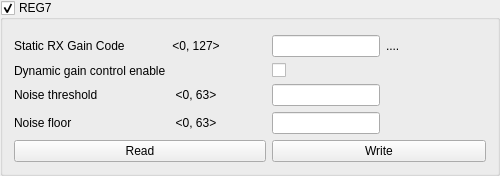
        <widget class="CustomControls::FoldingBox" name="grREG7">
         <property name="title">
          <string>REG7</string>
         </property>
         <property name="checkable">
          <bool>true</bool>
         </property>
         <layout class="QGridLayout" name="gridLayout_17">
          <property name="topMargin">
           <number>15</number>
          </property>
          <item row="1" column="3">
           <widget class="CustomControls::CheckBox" name="cbR7_7">
            <property name="text">
             <string/>
            </property>
           </widget>
          </item>
          <item row="4" column="0">
           <widget class="QLabel" name="label_59">
            <property name="text">
             <string>Noise floor</string>
            </property>
           </widget>
          </item>
          <item row="3" column="0">
           <widget class="QLabel" name="label_58">
            <property name="text">
             <string>Noise threshold</string>
            </property>
           </widget>
          </item>
          <item row="1" column="0">
           <widget class="QLabel" name="label_90">
            <property name="text">
             <string>Dynamic gain control enable</string>
            </property>
           </widget>
          </item>
          <item row="0" column="0">
           <widget class="QLabel" name="label_57">
            <property name="text">
             <string>Static RX Gain Code</string>
            </property>
           </widget>
          </item>
          <item row="0" column="4">
           <widget class="QLabel" name="lbR7_0_6_info">
            <property name="minimumSize">
             <size>
              <width>100</width>
              <height>0</height>
             </size>
            </property>
            <property name="text">
             <string>....</string>
            </property>
           </widget>
          </item>
          <item row="5" column="0" colspan="3">
           <widget class="CustomControls::PushButton" name="pbNM_ReadREG7">
            <property name="text">
             <string>Read</string>
            </property>
           </widget>
          </item>
          <item row="5" column="3" colspan="2">
           <widget class="CustomControls::PushButton" name="pbNM_WriteREG7">
            <property name="text">
             <string>Write</string>
            </property>
           </widget>
          </item>
          <item row="0" column="2">
           <spacer name="horizontalSpacer_7">
            <property name="orientation">
             <enum>Qt::Horizontal</enum>
            </property>
            <property name="sizeHint" stdset="0">
             <size>
              <width>40</width>
              <height>20</height>
             </size>
            </property>
           </spacer>
          </item>
          <item row="3" column="3">
           <widget class="CustomControls::LineEdit" name="leR7_8_13"/>
          </item>
          <item row="0" column="3">
           <widget class="CustomControls::LineEdit" name="leR7_0_6"/>
          </item>
          <item row="4" column="3">
           <widget class="CustomControls::LineEdit" name="leR7_14_19"/>
          </item>
          <item row="0" column="1">
           <widget class="QLabel" name="label_189">
            <property name="text">
             <string>&lt;0, 127&gt;</string>
            </property>
            <property name="alignment">
             <set>Qt::AlignCenter</set>
            </property>
           </widget>
          </item>
          <item row="4" column="1">
           <widget class="QLabel" name="label_191">
            <property name="text">
             <string>&lt;0, 63&gt;</string>
            </property>
            <property name="alignment">
             <set>Qt::AlignCenter</set>
            </property>
           </widget>
          </item>
          <item row="3" column="1">
           <widget class="QLabel" name="label_190">
            <property name="text">
             <string>&lt;0, 63&gt;</string>
            </property>
            <property name="alignment">
             <set>Qt::AlignCenter</set>
            </property>
           </widget>
          </item>
         </layout>
        </widget>
